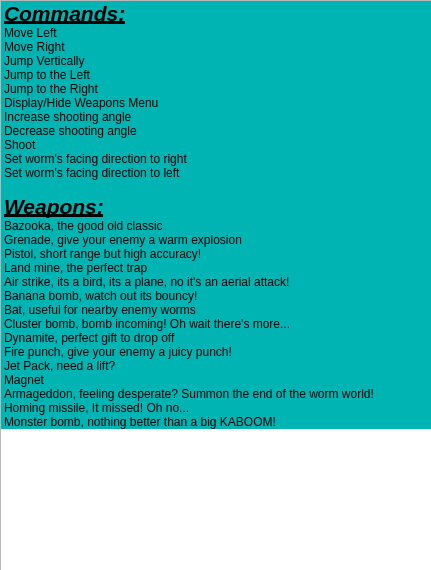
<?xml version="1.0" encoding="UTF-8"?>
<ui version="4.0">
 <class>help_menu</class>
 <widget class="QDialog" name="help_menu">
  <property name="geometry">
   <rect>
    <x>0</x>
    <y>0</y>
    <width>431</width>
    <height>570</height>
   </rect>
  </property>
  <property name="windowTitle">
   <string>Dialog</string>
  </property>
  <widget class="QListWidget" name="listWidget">
   <property name="geometry">
    <rect>
     <x>0</x>
     <y>0</y>
     <width>491</width>
     <height>571</height>
    </rect>
   </property>
   <item>
    <property name="text">
     <string>Commands:</string>
    </property>
    <property name="font">
     <font>
      <pointsize>16</pointsize>
      <weight>75</weight>
      <italic>true</italic>
      <bold>true</bold>
      <underline>true</underline>
     </font>
    </property>
    <property name="background">
     <brush brushstyle="SolidPattern">
      <color alpha="255">
       <red>0</red>
       <green>180</green>
       <blue>180</blue>
      </color>
     </brush>
    </property>
   </item>
   <item>
    <property name="text">
     <string>Move Left</string>
    </property>
    <property name="background">
     <brush brushstyle="SolidPattern">
      <color alpha="255">
       <red>0</red>
       <green>180</green>
       <blue>180</blue>
      </color>
     </brush>
    </property>
    <property name="icon">
     <iconset>
      <disabledon>:/Images/menu/computer_key_A.png</disabledon>
     </iconset>
    </property>
   </item>
   <item>
    <property name="text">
     <string>Move Right</string>
    </property>
    <property name="background">
     <brush brushstyle="SolidPattern">
      <color alpha="255">
       <red>0</red>
       <green>180</green>
       <blue>180</blue>
      </color>
     </brush>
    </property>
    <property name="icon">
     <iconset>
      <disabledon>:/Images/menu/computer_key_D.png</disabledon>
     </iconset>
    </property>
   </item>
   <item>
    <property name="text">
     <string>Jump Vertically</string>
    </property>
    <property name="background">
     <brush brushstyle="SolidPattern">
      <color alpha="255">
       <red>0</red>
       <green>180</green>
       <blue>180</blue>
      </color>
     </brush>
    </property>
    <property name="icon">
     <iconset>
      <disabledon>:/Images/menu/computer_key_W.png</disabledon>
     </iconset>
    </property>
   </item>
   <item>
    <property name="text">
     <string>Jump to the Left</string>
    </property>
    <property name="background">
     <brush brushstyle="SolidPattern">
      <color alpha="255">
       <red>0</red>
       <green>180</green>
       <blue>180</blue>
      </color>
     </brush>
    </property>
    <property name="icon">
     <iconset>
      <disabledon>:/Images/menu/computer_key_Q.png</disabledon>
     </iconset>
    </property>
   </item>
   <item>
    <property name="text">
     <string>Jump to the Right</string>
    </property>
    <property name="background">
     <brush brushstyle="SolidPattern">
      <color alpha="255">
       <red>0</red>
       <green>180</green>
       <blue>180</blue>
      </color>
     </brush>
    </property>
    <property name="icon">
     <iconset>
      <disabledon>:/Images/menu/computer_key_E.png</disabledon>
     </iconset>
    </property>
   </item>
   <item>
    <property name="text">
     <string>Display/Hide Weapons Menu</string>
    </property>
    <property name="background">
     <brush brushstyle="SolidPattern">
      <color alpha="255">
       <red>0</red>
       <green>180</green>
       <blue>180</blue>
      </color>
     </brush>
    </property>
    <property name="icon">
     <iconset>
      <disabledon>:/Images/menu/computer_key_Shift.png</disabledon>
     </iconset>
    </property>
   </item>
   <item>
    <property name="text">
     <string>Increase shooting angle</string>
    </property>
    <property name="background">
     <brush brushstyle="SolidPattern">
      <color alpha="255">
       <red>0</red>
       <green>180</green>
       <blue>180</blue>
      </color>
     </brush>
    </property>
    <property name="icon">
     <iconset>
      <disabledon>:/Images/menu/computer_key_I.png</disabledon>
     </iconset>
    </property>
   </item>
   <item>
    <property name="text">
     <string>Decrease shooting angle</string>
    </property>
    <property name="background">
     <brush brushstyle="SolidPattern">
      <color alpha="255">
       <red>0</red>
       <green>180</green>
       <blue>180</blue>
      </color>
     </brush>
    </property>
    <property name="icon">
     <iconset>
      <disabledon>:/Images/menu/computer_key_K.png</disabledon>
     </iconset>
    </property>
   </item>
   <item>
    <property name="text">
     <string>Shoot</string>
    </property>
    <property name="background">
     <brush brushstyle="SolidPattern">
      <color alpha="255">
       <red>0</red>
       <green>180</green>
       <blue>180</blue>
      </color>
     </brush>
    </property>
    <property name="icon">
     <iconset>
      <disabledon>:/Images/menu/computer_key_Space_bar.png</disabledon>
     </iconset>
    </property>
   </item>
   <item>
    <property name="text">
     <string>Set worm's facing direction to right</string>
    </property>
    <property name="background">
     <brush brushstyle="SolidPattern">
      <color alpha="255">
       <red>0</red>
       <green>180</green>
       <blue>180</blue>
      </color>
     </brush>
    </property>
    <property name="icon">
     <iconset>
      <disabledon>:/Images/menu/computer_key_Arrow_Right.png</disabledon>
     </iconset>
    </property>
   </item>
   <item>
    <property name="text">
     <string>Set worm's facing direction to left</string>
    </property>
    <property name="background">
     <brush brushstyle="SolidPattern">
      <color alpha="255">
       <red>0</red>
       <green>180</green>
       <blue>180</blue>
      </color>
     </brush>
    </property>
    <property name="icon">
     <iconset>
      <disabledon>:/Images/menu/computer_key_Arrow_Left.png</disabledon>
     </iconset>
    </property>
   </item>
   <item>
    <property name="text">
     <string/>
    </property>
    <property name="background">
     <brush brushstyle="SolidPattern">
      <color alpha="255">
       <red>0</red>
       <green>180</green>
       <blue>180</blue>
      </color>
     </brush>
    </property>
   </item>
   <item>
    <property name="text">
     <string>Weapons:</string>
    </property>
    <property name="font">
     <font>
      <pointsize>16</pointsize>
      <weight>75</weight>
      <italic>true</italic>
      <bold>true</bold>
      <underline>true</underline>
     </font>
    </property>
    <property name="background">
     <brush brushstyle="SolidPattern">
      <color alpha="255">
       <red>0</red>
       <green>180</green>
       <blue>180</blue>
      </color>
     </brush>
    </property>
   </item>
   <item>
    <property name="text">
     <string>Bazooka, the good old classic</string>
    </property>
    <property name="background">
     <brush brushstyle="SolidPattern">
      <color alpha="255">
       <red>0</red>
       <green>180</green>
       <blue>180</blue>
      </color>
     </brush>
    </property>
    <property name="icon">
     <iconset>
      <disabledon>:/Images/weapons/Bazooka_right.png</disabledon>
     </iconset>
    </property>
   </item>
   <item>
    <property name="text">
     <string>Grenade, give your enemy a warm explosion</string>
    </property>
    <property name="background">
     <brush brushstyle="SolidPattern">
      <color alpha="255">
       <red>0</red>
       <green>180</green>
       <blue>180</blue>
      </color>
     </brush>
    </property>
    <property name="icon">
     <iconset>
      <disabledon>:/Images/weapons/Grenade_right.png</disabledon>
     </iconset>
    </property>
   </item>
   <item>
    <property name="text">
     <string>Pistol, short range but high accuracy!</string>
    </property>
    <property name="background">
     <brush brushstyle="SolidPattern">
      <color alpha="255">
       <red>0</red>
       <green>180</green>
       <blue>180</blue>
      </color>
     </brush>
    </property>
    <property name="icon">
     <iconset>
      <disabledon>:/Images/weapons/Gun_right.png</disabledon>
     </iconset>
    </property>
   </item>
   <item>
    <property name="text">
     <string>Land mine, the perfect trap</string>
    </property>
    <property name="background">
     <brush brushstyle="SolidPattern">
      <color alpha="255">
       <red>0</red>
       <green>180</green>
       <blue>180</blue>
      </color>
     </brush>
    </property>
    <property name="icon">
     <iconset>
      <disabledon>:/Images/weapons/Mine_right.png</disabledon>
     </iconset>
    </property>
   </item>
   <item>
    <property name="text">
     <string>Air strike, its a bird, its a plane, no it's an aerial attack!</string>
    </property>
    <property name="background">
     <brush brushstyle="SolidPattern">
      <color alpha="255">
       <red>0</red>
       <green>180</green>
       <blue>180</blue>
      </color>
     </brush>
    </property>
    <property name="icon">
     <iconset>
      <disabledon>:/Images/weapons/Airstrike_right.png</disabledon>
     </iconset>
    </property>
   </item>
   <item>
    <property name="text">
     <string>Banana bomb, watch out its bouncy!</string>
    </property>
    <property name="background">
     <brush brushstyle="SolidPattern">
      <color alpha="255">
       <red>0</red>
       <green>180</green>
       <blue>180</blue>
      </color>
     </brush>
    </property>
    <property name="icon">
     <iconset>
      <disabledon>:/Images/weapons/Banana_right.png</disabledon>
     </iconset>
    </property>
   </item>
   <item>
    <property name="text">
     <string>Bat, useful for nearby enemy worms</string>
    </property>
    <property name="background">
     <brush brushstyle="SolidPattern">
      <color alpha="255">
       <red>0</red>
       <green>180</green>
       <blue>180</blue>
      </color>
     </brush>
    </property>
    <property name="icon">
     <iconset>
      <disabledon>:/Images/weapons/Bat_right.png</disabledon>
     </iconset>
    </property>
   </item>
   <item>
    <property name="text">
     <string>Cluster bomb, bomb incoming! Oh wait there's more...</string>
    </property>
    <property name="background">
     <brush brushstyle="SolidPattern">
      <color alpha="255">
       <red>0</red>
       <green>180</green>
       <blue>180</blue>
      </color>
     </brush>
    </property>
    <property name="icon">
     <iconset>
      <disabledon>:/Images/weapons/BlueGrenade_right.png</disabledon>
     </iconset>
    </property>
   </item>
   <item>
    <property name="text">
     <string>Dynamite, perfect gift to drop off</string>
    </property>
    <property name="background">
     <brush brushstyle="SolidPattern">
      <color alpha="255">
       <red>0</red>
       <green>180</green>
       <blue>180</blue>
      </color>
     </brush>
    </property>
    <property name="icon">
     <iconset>
      <disabledon>:/Images/weapons/Dynamite_right.png</disabledon>
     </iconset>
    </property>
   </item>
   <item>
    <property name="text">
     <string>Fire punch, give your enemy a juicy punch!</string>
    </property>
    <property name="background">
     <brush brushstyle="SolidPattern">
      <color alpha="255">
       <red>0</red>
       <green>180</green>
       <blue>180</blue>
      </color>
     </brush>
    </property>
    <property name="icon">
     <iconset>
      <disabledon>:/Images/weapons/Firepunch_right.png</disabledon>
     </iconset>
    </property>
   </item>
   <item>
    <property name="text">
     <string>Jet Pack, need a lift?</string>
    </property>
    <property name="background">
     <brush brushstyle="SolidPattern">
      <color alpha="255">
       <red>0</red>
       <green>180</green>
       <blue>180</blue>
      </color>
     </brush>
    </property>
    <property name="icon">
     <iconset>
      <disabledon>:/Images/weapons/Jetpack_right.png</disabledon>
     </iconset>
    </property>
   </item>
   <item>
    <property name="text">
     <string>Magnet</string>
    </property>
    <property name="background">
     <brush brushstyle="SolidPattern">
      <color alpha="255">
       <red>0</red>
       <green>180</green>
       <blue>180</blue>
      </color>
     </brush>
    </property>
    <property name="icon">
     <iconset>
      <disabledon>:/Images/weapons/Magnet_right.png</disabledon>
     </iconset>
    </property>
   </item>
   <item>
    <property name="text">
     <string>Armageddon, feeling desperate? Summon the end of the worm world!</string>
    </property>
    <property name="background">
     <brush brushstyle="SolidPattern">
      <color alpha="255">
       <red>0</red>
       <green>180</green>
       <blue>180</blue>
      </color>
     </brush>
    </property>
    <property name="icon">
     <iconset>
      <disabledon>:/Images/weapons/Meteor_right.png</disabledon>
     </iconset>
    </property>
   </item>
   <item>
    <property name="text">
     <string>Homing missile, It missed! Oh no...</string>
    </property>
    <property name="background">
     <brush brushstyle="SolidPattern">
      <color alpha="255">
       <red>0</red>
       <green>180</green>
       <blue>180</blue>
      </color>
     </brush>
    </property>
    <property name="icon">
     <iconset>
      <disabledon>:/Images/weapons/Missile_right.png</disabledon>
     </iconset>
    </property>
   </item>
   <item>
    <property name="text">
     <string>Monster bomb, nothing better than a big KABOOM!</string>
    </property>
    <property name="background">
     <brush brushstyle="SolidPattern">
      <color alpha="255">
       <red>0</red>
       <green>180</green>
       <blue>180</blue>
      </color>
     </brush>
    </property>
    <property name="icon">
     <iconset>
      <disabledon>:/Images/weapons/MonsterBomb_right.png</disabledon>
     </iconset>
    </property>
   </item>
  </widget>
 </widget>
 <resources/>
 <connections/>
</ui>
